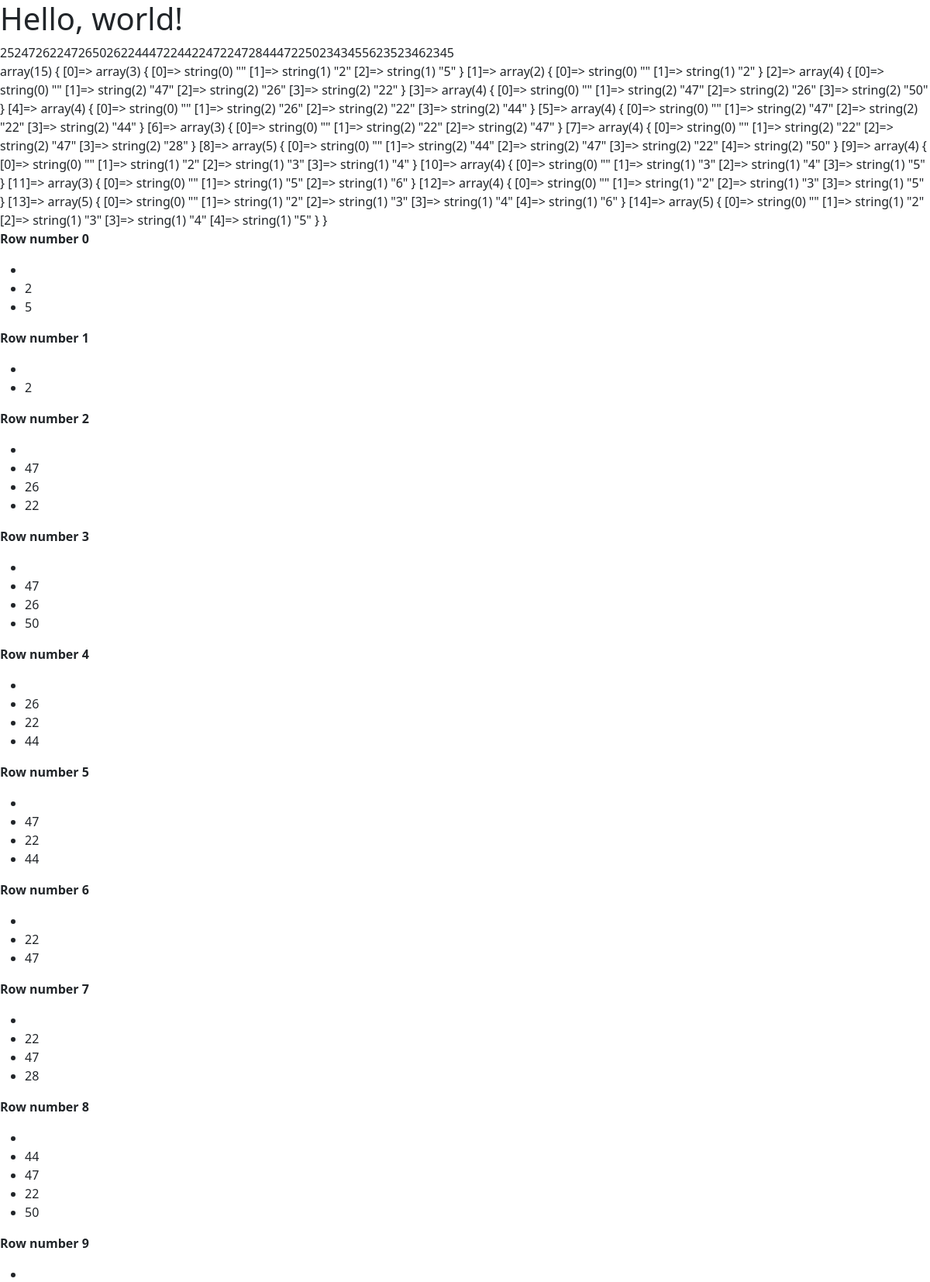
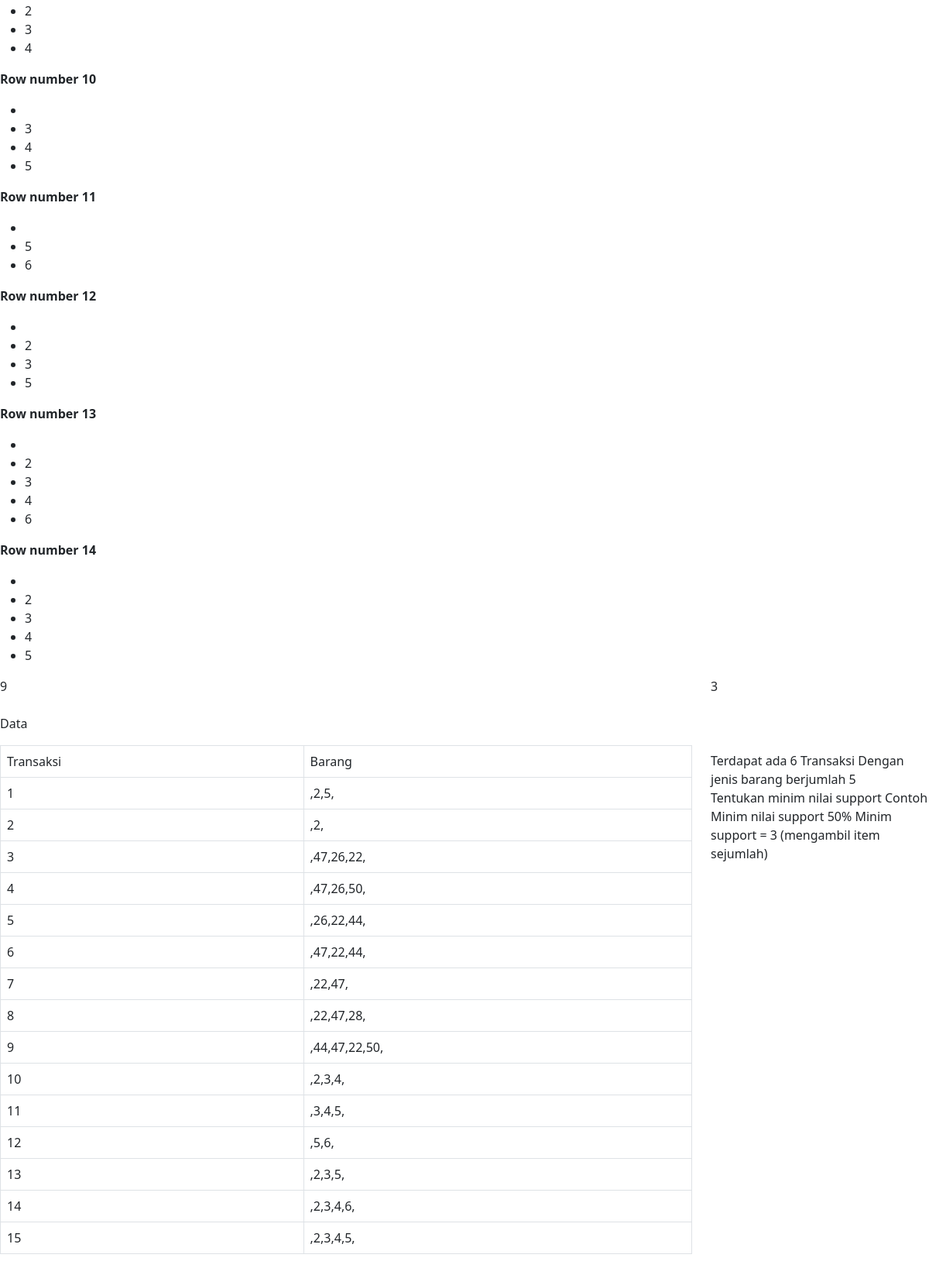
Screenshot of /apriori_produk.php (upper part) with the database file from the repository (2 pictures, top to bottom).
### tables this page shows
CREATE TABLE `keranjang` (
  `id_keranjang` int(11) NOT NULL,
  `id_user` int(11) DEFAULT NULL,
  `id_produk` int(11) DEFAULT NULL,
  `jumlah_keranjang` int(11) NOT NULL,
  `harga_keranjang` int(11) NOT NULL,
  `status_keranjang` int(11) NOT NULL
);

CREATE TABLE `produk` (
  `id_produk` int(11) NOT NULL,
  `nama_produk` varchar(100) NOT NULL,
  `id_kategori` int(11) NOT NULL,
  `stok_produk` int(11) NOT NULL,
  `status_produk` int(11) NOT NULL,
  `deskripsi` text NOT NULL,
  `gambar` text NOT NULL,
  `harga_produk` int(11) NOT NULL,
  `id_user` int(11) NOT NULL
);

### function.php (called while the page is built, shortened)
<?php
    function querysatudata($query){
        $koneksi = mysqli_connect("localhost","root","","201753028");
        $query_cek = mysqli_query($koneksi, $query);
        return mysqli_fetch_array($query_cek, MYSQLI_BOTH);
    }

### apriori_produk.php (the view, shortened to what this page needs)
<!doctype html>
<html lang="en">
<head>
    <link href="https://cdn.jsdelivr.net/npm/bootstrap@5.2.0/dist/css/bootstrap.min.css" rel="stylesheet">
</head>
<body>
    <h1>Hello, world!</h1>
    <?php
include 'function.php';
    $mysqli = new mysqli("localhost","root","","201753028");
    $query = 'SELECT * FROM checkout';
    $result = $mysqli->query($query);
    $arraytransaksicheckout = [];
    foreach ($result as $row) {
        $trxc =  explode(",",$row["id_keranjang"]) ;
        $push_produk =[];
        array_push($push_produk, "");
        foreach($trxc as $trkp){
            $produk = querysatudata("SELECT * FROM keranjang JOIN produk ON keranjang.id_produk = produk.id_produk WHERE keranjang.id_keranjang =".$trkp." ");
            echo $produk['id_produk'];
            array_push($push_produk, $produk['id_produk']);
        }
        array_push($arraytransaksicheckout, $push_produk);
    }
    var_dump($arraytransaksicheckout);
    $array_unique = call_user_func_array('array_merge', $arraytransaksicheckout);
    $barang = array_unique($array_unique);
    $transaksi = $arraytransaksicheckout;
    $count_transaksi = count($transaksi);
    for ($row = 0; $row < $count_transaksi; $row++) {
        echo "<p><b>Row number $row</b></p>";
        echo "<ul>";
        $count_index_transaksi = count($transaksi[$row]);
        for ($col = 0; $col < $count_index_transaksi; $col++) {
            echo "<li>" . $transaksi[$row][$col] . "</li>";
        }
        echo "</ul>";
    }
    function Search($xvalue, $array)
    {
        $search = (array_search($xvalue, $array));
        if ($search == false) {
            $val = 0;
        } elseif ($search == 0) {
            $val = 1;
        } else {
            $val = 1;
        }
        return  $val;
    }
    ?>
    <div class="row">
        <div class="col-md-9"> 9 </div>
        <div class="col-md-3"> 3 </div>
        <div class="col-md-9">
            <br>
            <p>Data</p>
            <table class="table table-bordered">
                <tr>
                    <td>Transaksi</td>
                    <td>Barang</td>
                </tr>
                <?php
                $no = 1;
                for ($row = 0; $row < $count_transaksi; $row++) { ?>
                    <tr>
                        <td><?= $no++ ?></td>
                        <td>
                            <?php
                            $count_index_transaksi = count($transaksi[$row]);
                            for ($col = 0; $col < $count_index_transaksi; $col++) {
                                echo $transaksi[$row][$col] . ",";
                            }
                            ?>
                        </td>
                    </tr>
                <?php
                }
                ?>
            </table>
        </div>
        <div class="col-md-3">
            <br>
            <br>
            <br>
            Terdapat ada 6 Transaksi
            Dengan jenis barang berjumlah 5
            <br>
            Tentukan minim nilai support
            Contoh
            Minim nilai support 50%
            Minim support = 3 (mengambil item sejumlah)
        </div>
        <div class="col-9">
            <br>
                <?php
                $itemset1 = [];
                $itemset1_values = [];
                foreach ($barang as $bar) {
                    if ($bar !== "") {
                ?>
                                <?php
                                $supportcount = 0;
                                for ($row = 0; $row < $count_transaksi; $row++) {
                                    $supportcount += Search($bar, $transaksi[$row]);
                                }
                                ?>
                        <?php
                        if ($supportcount > 2) {
                            $pattern = [$bar => $supportcount];
                            array_push($itemset1, $pattern);
                            $pattern_value = [$bar];
                            array_push($itemset1_values, $pattern_value);
                        }
                        ?>
                <?php
                    }
                }
                ?>
        </div>
        <div class="col-3">
            <br>
            <br>
            <br>
        </div>
            <?php
            var_dump($itemset1_values);
            var_dump($itemset1);
            $tampung_item_set = [];
            foreach ($itemset1_values as $x => $x_value) {
                foreach ($x_value as $barang => $barang_value) {
                    array_push($tampung_item_set, $barang_value);
                }
            }
            $count_item_set = count($tampung_item_set);
            $slice_tampung_item_set = $tampung_item_set;
            $item_set_kebawah = array_shift($slice_tampung_item_set);
            function searchitemset2($value1, $value2, $array)
            {
                $search1 = (array_search($value1, $array));
                $search2 = (array_search($value2, $array));
                if ($search1 == false and $search2 == false) {
                    $val = 0;
                } elseif ($search1 == false and $search2 == true) {
                    $val = 0;
                } elseif ($search1 == true and $search2 == false) {
                    $val = 0;
                } elseif ($search1 == true and $search2 == true) {
                    $val = 1;
                } else {
                    $val = 1;
                }
                return  $val;
            }
            ?>
                <?php
                $tampung_itemset3 = [];
                $index_itemset = 0;
                foreach ($slice_tampung_item_set as $key => $value) {
                    $mulai = $key + 1;
                    for ($v = $mulai; $v < $count_item_set; $v++) {
                        $count_tampung_3 = 0;
                        for ($row = 0; $row < $count_transaksi; $row++) {
                            $count_tampung_3 += searchitemset2($tampung_item_set[$key], $tampung_item_set[$v], $transaksi[$row]);
                        }
                ?>
                <?php
                        $index_itemset += 1;
                        if ($count_tampung_3 > 2) {
                            $pattern_value1 = [$index_itemset => $tampung_item_set[$key]];
                            $pattern_value2 = [$index_itemset => $tampung_item_set[$v]];
                            array_push($tampung_itemset3, $pattern_value1);
                            array_push($tampung_itemset3, $pattern_value2);
                        }
                    }
                }
                ?>
            <?php
            $tampung_itemset3single = call_user_func_array('array_merge', $tampung_itemset3);
            var_dump($tampung_itemset3single);
            $tampung_itemset3unique = array_unique($tampung_itemset3single);
            var_dump($tampung_itemset3unique);
            $slice_tampung_item_set = $tampung_item_set;
            var_dump($slice_tampung_item_set);
            var_dump(['2', '3', '4', '5']);
            ?>
            <?php
            var_dump($bc);
            ?>
</body>
</html>

### rows the page displays
keranjang: id_produk.id_produk "2"
keranjang: id_produk.id_produk "5", status_keranjang "3", id_produk.id_kategori "4"
keranjang: id_produk.id_produk "2"
keranjang: id_produk.id_produk "47"
keranjang: id_produk.id_produk "26"
keranjang: id_produk.id_produk "22"
keranjang: id_produk.id_produk "47"
keranjang: id_produk.id_produk "26"
keranjang: id_produk.id_produk "50"
keranjang: id_produk.id_produk "26"
keranjang: id_produk.id_produk "22"
keranjang: id_produk.id_produk "44"
keranjang: id_produk.id_produk "47"
keranjang: id_produk.id_produk "22"
keranjang: id_produk.id_produk "44"
keranjang: id_produk.id_produk "22"
keranjang: id_produk.id_produk "47"
keranjang: id_produk.id_produk "22"
keranjang: id_produk.id_produk "47"
keranjang: id_produk.id_produk "28"
keranjang: id_produk.id_produk "44"
keranjang: id_produk.id_produk "47"
keranjang: id_produk.id_produk "22"
keranjang: id_produk.id_produk "50"
keranjang: id_produk.id_produk "2"
keranjang: id_produk.id_produk "3"
keranjang: id_produk.id_produk "4"
keranjang: id_produk.id_produk "3"
keranjang: id_produk.id_produk "4"
keranjang: id_produk.id_produk "5"
keranjang: id_produk.id_produk "5"
keranjang: id_produk.id_produk "6"
keranjang: id_produk.id_produk "2"
keranjang: id_produk.id_produk "3"
keranjang: id_produk.id_produk "5"
keranjang: id_produk.id_produk "2"
keranjang: id_produk.id_produk "3"
keranjang: id_produk.id_produk "4"
keranjang: id_produk.id_produk "6"
keranjang: id_produk.id_produk "2"
keranjang: id_produk.id_produk "3"
keranjang: id_produk.id_produk "4"
keranjang: id_produk.id_produk "5"

### other values shown
$transaksi[$row][$col] "2"
$transaksi[$row][$col] "5"
$transaksi[$row][$col] "47"
$transaksi[$row][$col] "26"
$transaksi[$row][$col] "22"
$transaksi[$row][$col] "50"
$transaksi[$row][$col] "44"
$transaksi[$row][$col] "28"
$transaksi[$row][$col] "3"
$transaksi[$row][$col] "4"
$transaksi[$row][$col] "6"
